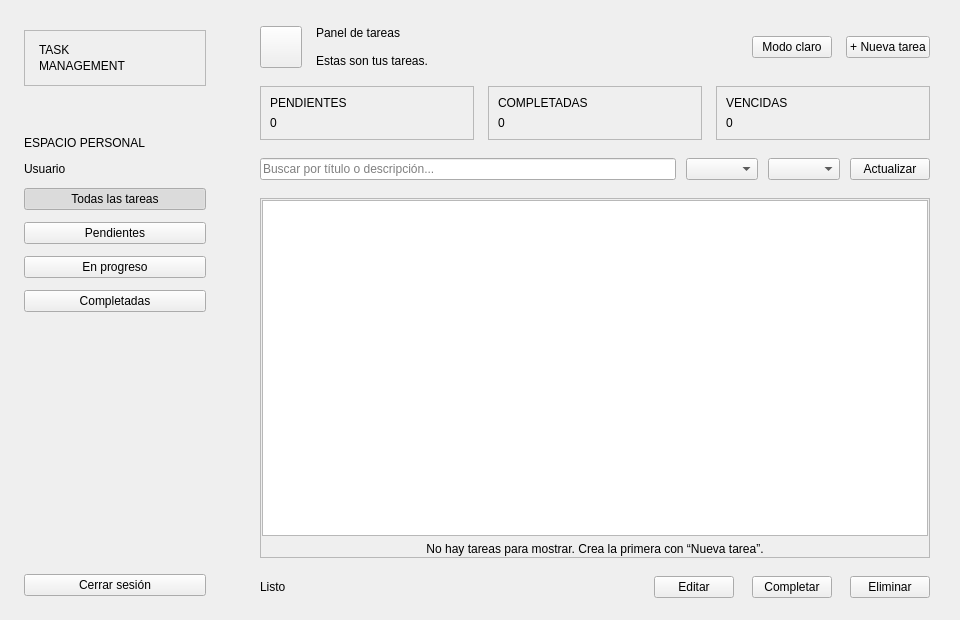
<?xml version="1.0" encoding="UTF-8"?>
<ui version="4.0">
 <class>DashboardWidget</class>
 <widget class="QWidget" name="DashboardWidget">
  <property name="minimumSize"><size><width>960</width><height>620</height></size></property>
  <layout class="QHBoxLayout" name="rootLayout" stretch="0,1">
   <property name="leftMargin"><number>0</number></property><property name="topMargin"><number>0</number></property><property name="rightMargin"><number>0</number></property><property name="bottomMargin"><number>0</number></property><property name="spacing"><number>0</number></property>
   <item>
    <widget class="QFrame" name="sidebarFrame"><property name="minimumSize"><size><width>230</width><height>0</height></size></property><property name="maximumSize"><size><width>230</width><height>16777215</height></size></property><property name="frameShape"><enum>QFrame::NoFrame</enum></property>
     <layout class="QVBoxLayout" name="sidebarLayout"><property name="leftMargin"><number>24</number></property><property name="topMargin"><number>30</number></property><property name="rightMargin"><number>24</number></property><property name="bottomMargin"><number>24</number></property><property name="spacing"><number>12</number></property>
      <item><widget class="QFrame" name="sidebarBrandFrame"><property name="frameShape"><enum>QFrame::StyledPanel</enum></property><layout class="QVBoxLayout" name="sidebarBrandLayout"><property name="leftMargin"><number>14</number></property><property name="topMargin"><number>12</number></property><property name="rightMargin"><number>14</number></property><property name="bottomMargin"><number>12</number></property><property name="spacing"><number>2</number></property><item><widget class="QLabel" name="sidebarBrandLabel"><property name="text"><string>TASK</string></property></widget></item><item><widget class="QLabel" name="sidebarBrandSecondLabel"><property name="text"><string>MANAGEMENT</string></property></widget></item></layout></widget></item>
      <item><spacer name="brandSpacer"><property name="orientation"><enum>Qt::Vertical</enum></property><property name="sizeHint"><size><width>20</width><height>36</height></size></property></spacer></item>
      <item><widget class="QLabel" name="sectionLabel"><property name="text"><string>ESPACIO PERSONAL</string></property></widget></item>
      <item><widget class="QLabel" name="usernameLabel"><property name="text"><string>Usuario</string></property></widget></item>
      <item><widget class="QPushButton" name="allTasksMenuButton"><property name="text"><string>Todas las tareas</string></property><property name="checkable"><bool>true</bool></property><property name="checked"><bool>true</bool></property><property name="autoExclusive"><bool>true</bool></property></widget></item>
      <item><widget class="QPushButton" name="pendingMenuButton"><property name="text"><string>Pendientes</string></property><property name="checkable"><bool>true</bool></property><property name="autoExclusive"><bool>true</bool></property></widget></item>
      <item><widget class="QPushButton" name="inProgressMenuButton"><property name="text"><string>En progreso</string></property><property name="checkable"><bool>true</bool></property><property name="autoExclusive"><bool>true</bool></property></widget></item>
      <item><widget class="QPushButton" name="completedMenuButton"><property name="text"><string>Completadas</string></property><property name="checkable"><bool>true</bool></property><property name="autoExclusive"><bool>true</bool></property></widget></item>
      <item><spacer name="sidebarSpacer"><property name="orientation"><enum>Qt::Vertical</enum></property><property name="sizeHint"><size><width>20</width><height>250</height></size></property></spacer></item>
      <item><widget class="QPushButton" name="logoutButton"><property name="text"><string>Cerrar sesión</string></property></widget></item>
     </layout>
    </widget>
   </item>
   <item>
    <widget class="QWidget" name="contentWidget">
     <layout class="QVBoxLayout" name="contentLayout"><property name="leftMargin"><number>30</number></property><property name="topMargin"><number>26</number></property><property name="rightMargin"><number>30</number></property><property name="bottomMargin"><number>22</number></property><property name="spacing"><number>18</number></property>
      <item><layout class="QHBoxLayout" name="headerLayout"><property name="spacing"><number>14</number></property><item><widget class="QPushButton" name="toggleSidebarButton"><property name="minimumSize"><size><width>42</width><height>42</height></size></property><property name="maximumSize"><size><width>42</width><height>42</height></size></property><property name="toolTip"><string>Ocultar menú (Ctrl+M)</string></property><property name="accessibleName"><string>Ocultar menú lateral</string></property><property name="text"><string/></property><property name="shortcut"><string>Ctrl+M</string></property></widget></item><item><layout class="QVBoxLayout" name="titleLayout"><item><widget class="QLabel" name="dashboardTitleLabel"><property name="text"><string>Panel de tareas</string></property></widget></item><item><widget class="QLabel" name="welcomeLabel"><property name="text"><string>Estas son tus tareas.</string></property></widget></item></layout></item><item><spacer name="headerSpacer"><property name="orientation"><enum>Qt::Horizontal</enum></property><property name="sizeHint"><size><width>40</width><height>20</height></size></property></spacer></item><item><widget class="QPushButton" name="themeButton"><property name="toolTip"><string>Cambiar al modo claro</string></property><property name="text"><string>Modo claro</string></property></widget></item><item><widget class="QPushButton" name="newTaskButton"><property name="text"><string>+ Nueva tarea</string></property></widget></item></layout></item>
      <item><layout class="QHBoxLayout" name="summaryLayout"><property name="spacing"><number>14</number></property>
       <item><widget class="QFrame" name="pendingCard"><property name="frameShape"><enum>QFrame::StyledPanel</enum></property><layout class="QVBoxLayout" name="pendingLayout"><item><widget class="QLabel" name="pendingCaptionLabel"><property name="text"><string>PENDIENTES</string></property></widget></item><item><widget class="QLabel" name="pendingCountLabel"><property name="text"><string>0</string></property></widget></item></layout></widget></item>
       <item><widget class="QFrame" name="completedCard"><property name="frameShape"><enum>QFrame::StyledPanel</enum></property><layout class="QVBoxLayout" name="completedLayout"><item><widget class="QLabel" name="completedCaptionLabel"><property name="text"><string>COMPLETADAS</string></property></widget></item><item><widget class="QLabel" name="completedCountLabel"><property name="text"><string>0</string></property></widget></item></layout></widget></item>
       <item><widget class="QFrame" name="overdueCard"><property name="frameShape"><enum>QFrame::StyledPanel</enum></property><layout class="QVBoxLayout" name="overdueLayout"><item><widget class="QLabel" name="overdueCaptionLabel"><property name="text"><string>VENCIDAS</string></property></widget></item><item><widget class="QLabel" name="overdueCountLabel"><property name="text"><string>0</string></property></widget></item></layout></widget></item>
      </layout></item>
      <item><layout class="QHBoxLayout" name="filterLayout"><property name="spacing"><number>10</number></property><item><widget class="QLineEdit" name="searchEdit"><property name="placeholderText"><string>Buscar por título o descripción...</string></property><property name="clearButtonEnabled"><bool>true</bool></property></widget></item><item><widget class="QComboBox" name="statusFilterComboBox"/></item><item><widget class="QComboBox" name="priorityFilterComboBox"/></item><item><widget class="QPushButton" name="refreshButton"><property name="text"><string>Actualizar</string></property></widget></item></layout></item>
      <item><widget class="QFrame" name="tableCard"><property name="frameShape"><enum>QFrame::StyledPanel</enum></property><layout class="QVBoxLayout" name="tableLayout"><property name="leftMargin"><number>1</number></property><property name="topMargin"><number>1</number></property><property name="rightMargin"><number>1</number></property><property name="bottomMargin"><number>1</number></property><item><widget class="QTableWidget" name="tasksTableWidget"><property name="alternatingRowColors"><bool>true</bool></property><property name="selectionBehavior"><enum>QAbstractItemView::SelectRows</enum></property><property name="selectionMode"><enum>QAbstractItemView::SingleSelection</enum></property><property name="editTriggers"><set>QAbstractItemView::NoEditTriggers</set></property><property name="showGrid"><bool>false</bool></property><property name="sortingEnabled"><bool>false</bool></property><attribute name="verticalHeaderVisible"><bool>false</bool></attribute></widget></item><item><widget class="QLabel" name="emptyStateLabel"><property name="text"><string>No hay tareas para mostrar. Crea la primera con “Nueva tarea”.</string></property><property name="alignment"><set>Qt::AlignCenter</set></property></widget></item></layout></widget></item>
      <item><layout class="QHBoxLayout" name="actionsLayout"><item><widget class="QLabel" name="statusMessageLabel"><property name="text"><string>Listo</string></property></widget></item><item><spacer name="actionSpacer"><property name="orientation"><enum>Qt::Horizontal</enum></property><property name="sizeHint"><size><width>40</width><height>20</height></size></property></spacer></item><item><widget class="QPushButton" name="editTaskButton"><property name="text"><string>Editar</string></property></widget></item><item><widget class="QPushButton" name="completeTaskButton"><property name="text"><string>Completar</string></property></widget></item><item><widget class="QPushButton" name="deleteTaskButton"><property name="text"><string>Eliminar</string></property></widget></item></layout></item>
     </layout>
    </widget>
   </item>
  </layout>
 </widget>
 <resources/>
 <connections/>
</ui>
